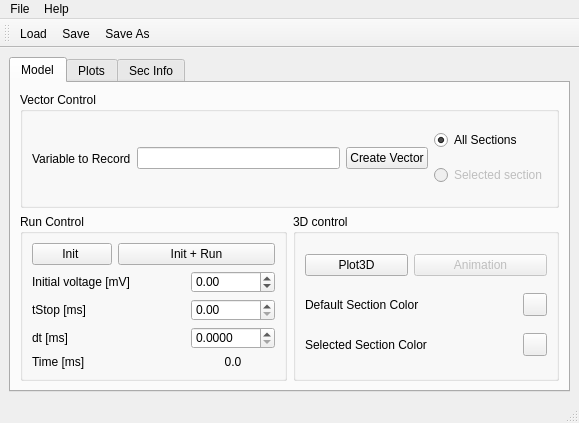
<?xml version="1.0" encoding="UTF-8"?>
<ui version="4.0">
 <class>MainWindow</class>
 <widget class="QMainWindow" name="MainWindow">
  <property name="geometry">
   <rect>
    <x>0</x>
    <y>0</y>
    <width>579</width>
    <height>423</height>
   </rect>
  </property>
  <property name="windowTitle">
   <string>Neuronvisio</string>
  </property>
  <widget class="QWidget" name="centralwidget">
   <layout class="QVBoxLayout" name="verticalLayout_2">
    <item>
     <widget class="QTabWidget" name="tabWidget">
      <property name="sizePolicy">
       <sizepolicy hsizetype="Preferred" vsizetype="Preferred">
        <horstretch>0</horstretch>
        <verstretch>0</verstretch>
       </sizepolicy>
      </property>
      <property name="currentIndex">
       <number>0</number>
      </property>
      <widget class="QWidget" name="tab">
       <attribute name="title">
        <string>Model</string>
       </attribute>
       <layout class="QVBoxLayout" name="verticalLayout_3">
        <item>
         <widget class="QGroupBox" name="groupBox_3">
          <property name="title">
           <string>Vector Control</string>
          </property>
          <layout class="QHBoxLayout" name="horizontalLayout">
           <item>
            <widget class="QLabel" name="label">
             <property name="text">
              <string>Variable to Record</string>
             </property>
            </widget>
           </item>
           <item>
            <widget class="QLineEdit" name="var"/>
           </item>
           <item>
            <widget class="QPushButton" name="create_vector">
             <property name="text">
              <string>Create Vector</string>
             </property>
            </widget>
           </item>
           <item>
            <layout class="QVBoxLayout" name="verticalLayout">
             <item>
              <widget class="QRadioButton" name="all_sections">
               <property name="text">
                <string>All Sections</string>
               </property>
               <property name="checked">
                <bool>true</bool>
               </property>
              </widget>
             </item>
             <item>
              <widget class="QRadioButton" name="selected_section">
               <property name="enabled">
                <bool>false</bool>
               </property>
               <property name="text">
                <string>Selected section</string>
               </property>
              </widget>
             </item>
            </layout>
           </item>
          </layout>
         </widget>
        </item>
        <item>
         <layout class="QHBoxLayout" name="horizontalLayout_3">
          <item>
           <widget class="QGroupBox" name="groupBox">
            <property name="styleSheet">
             <string>border-color: rgb(0, 0, 0);</string>
            </property>
            <property name="title">
             <string>Run Control</string>
            </property>
            <layout class="QGridLayout" name="gridLayout">
             <item row="0" column="0">
              <widget class="QPushButton" name="init_btn">
               <property name="text">
                <string>Init </string>
               </property>
              </widget>
             </item>
             <item row="0" column="1" colspan="2">
              <widget class="QPushButton" name="run_btn">
               <property name="text">
                <string>Init + Run</string>
               </property>
              </widget>
             </item>
             <item row="1" column="0" colspan="2">
              <widget class="QLabel" name="label_2">
               <property name="text">
                <string>Initial voltage [mV]</string>
               </property>
              </widget>
             </item>
             <item row="1" column="2">
              <widget class="QDoubleSpinBox" name="vSpinBox">
               <property name="toolTip">
                <string>Initial Voltage [mV]</string>
               </property>
               <property name="minimum">
                <double>-300.000000000000000</double>
               </property>
               <property name="maximum">
                <double>400.000000000000000</double>
               </property>
              </widget>
             </item>
             <item row="2" column="0">
              <widget class="QLabel" name="label_5">
               <property name="text">
                <string>tStop [ms]</string>
               </property>
              </widget>
             </item>
             <item row="2" column="2">
              <widget class="QDoubleSpinBox" name="tstopSpinBox">
               <property name="suffix">
                <string/>
               </property>
               <property name="maximum">
                <double>999999999.000000000000000</double>
               </property>
               <property name="singleStep">
                <double>0.010000000000000</double>
               </property>
              </widget>
             </item>
             <item row="3" column="0">
              <widget class="QLabel" name="label_6">
               <property name="text">
                <string>dt [ms]</string>
               </property>
              </widget>
             </item>
             <item row="3" column="2">
              <widget class="QDoubleSpinBox" name="dtSpinBox">
               <property name="decimals">
                <number>4</number>
               </property>
               <property name="singleStep">
                <double>0.000100000000000</double>
               </property>
              </widget>
             </item>
             <item row="4" column="0">
              <widget class="QLabel" name="label_7">
               <property name="text">
                <string>Time [ms]</string>
               </property>
              </widget>
             </item>
             <item row="4" column="2">
              <widget class="QLabel" name="time_label">
               <property name="enabled">
                <bool>true</bool>
               </property>
               <property name="text">
                <string>0.0</string>
               </property>
               <property name="alignment">
                <set>Qt::AlignCenter</set>
               </property>
              </widget>
             </item>
            </layout>
           </widget>
          </item>
          <item>
           <widget class="QGroupBox" name="groupBox_2">
            <property name="title">
             <string>3D control</string>
            </property>
            <property name="flat">
             <bool>false</bool>
            </property>
            <property name="checkable">
             <bool>false</bool>
            </property>
            <layout class="QGridLayout" name="gridLayout_2">
             <item row="0" column="0">
              <widget class="QPushButton" name="Plot3D">
               <property name="text">
                <string>Plot3D</string>
               </property>
              </widget>
             </item>
             <item row="0" column="1" colspan="2">
              <widget class="QPushButton" name="animation_btn">
               <property name="enabled">
                <bool>false</bool>
               </property>
               <property name="text">
                <string>Animation</string>
               </property>
               <property name="checkable">
                <bool>false</bool>
               </property>
              </widget>
             </item>
             <item row="1" column="0" colspan="2">
              <widget class="QLabel" name="label_4">
               <property name="text">
                <string>Default Section Color</string>
               </property>
              </widget>
             </item>
             <item row="1" column="2">
              <widget class="ColorButton" name="def_col_btn"/>
             </item>
             <item row="2" column="0" colspan="2">
              <widget class="QLabel" name="label_3">
               <property name="text">
                <string>Selected Section Color</string>
               </property>
              </widget>
             </item>
             <item row="2" column="2">
              <widget class="ColorButton" name="sel_col_btn"/>
             </item>
            </layout>
           </widget>
          </item>
         </layout>
        </item>
       </layout>
      </widget>
      <widget class="QWidget" name="tab_2">
       <attribute name="title">
        <string>Plots</string>
       </attribute>
       <layout class="QGridLayout" name="gridLayout_3">
        <item row="0" column="0">
         <layout class="QHBoxLayout" name="horizontalLayout_2">
          <item>
           <widget class="QPushButton" name="plot_vector_btn">
            <property name="text">
             <string>plot</string>
            </property>
           </widget>
          </item>
          <item>
           <widget class="QSpinBox" name="fig_num_spinBox">
            <property name="minimum">
             <number>1</number>
            </property>
           </widget>
          </item>
          <item>
           <widget class="QPushButton" name="legend">
            <property name="text">
             <string>legend</string>
            </property>
            <property name="checkable">
             <bool>true</bool>
            </property>
           </widget>
          </item>
          <item>
           <spacer name="horizontalSpacer">
            <property name="orientation">
             <enum>Qt::Horizontal</enum>
            </property>
            <property name="sizeHint" stdset="0">
             <size>
              <width>298</width>
              <height>20</height>
             </size>
            </property>
           </spacer>
          </item>
         </layout>
        </item>
        <item row="1" column="0">
         <widget class="QTreeWidget" name="treeWidget">
          <property name="sizePolicy">
           <sizepolicy hsizetype="Expanding" vsizetype="Expanding">
            <horstretch>0</horstretch>
            <verstretch>0</verstretch>
           </sizepolicy>
          </property>
          <property name="alternatingRowColors">
           <bool>true</bool>
          </property>
          <property name="selectionMode">
           <enum>QAbstractItemView::MultiSelection</enum>
          </property>
          <property name="columnCount">
           <number>2</number>
          </property>
          <column>
           <property name="text">
            <string>Vector</string>
           </property>
          </column>
          <column>
           <property name="text">
            <string>Details</string>
           </property>
          </column>
         </widget>
        </item>
       </layout>
      </widget>
      <widget class="QWidget" name="tab_3">
       <attribute name="title">
        <string>Sec Info</string>
       </attribute>
       <layout class="QGridLayout" name="gridLayout_4">
        <item row="0" column="0">
         <widget class="QLabel" name="sec_info_label">
          <property name="text">
           <string>No section selected.</string>
          </property>
          <property name="alignment">
           <set>Qt::AlignLeading|Qt::AlignLeft|Qt::AlignTop</set>
          </property>
         </widget>
        </item>
       </layout>
      </widget>
     </widget>
    </item>
   </layout>
  </widget>
  <widget class="QStatusBar" name="statusbar"/>
  <widget class="QMenuBar" name="menuBar">
   <property name="geometry">
    <rect>
     <x>0</x>
     <y>0</y>
     <width>579</width>
     <height>25</height>
    </rect>
   </property>
   <widget class="QMenu" name="menuFile">
    <property name="title">
     <string>File</string>
    </property>
    <addaction name="actionLoad"/>
    <addaction name="actionSave"/>
    <addaction name="actionQuit"/>
    <addaction name="actionSave_As"/>
   </widget>
   <widget class="QMenu" name="menuHelp">
    <property name="title">
     <string>Help</string>
    </property>
    <addaction name="actionAbout"/>
   </widget>
   <addaction name="menuFile"/>
   <addaction name="menuHelp"/>
  </widget>
  <widget class="QToolBar" name="toolBar">
   <property name="windowTitle">
    <string>toolBar</string>
   </property>
   <property name="toolButtonStyle">
    <enum>Qt::ToolButtonIconOnly</enum>
   </property>
   <attribute name="toolBarArea">
    <enum>TopToolBarArea</enum>
   </attribute>
   <attribute name="toolBarBreak">
    <bool>false</bool>
   </attribute>
   <addaction name="actionLoad"/>
   <addaction name="actionSave"/>
   <addaction name="actionSave_As"/>
  </widget>
  <action name="actionQuit">
   <property name="icon">
    <iconset resource="icons/res.qrc">
     <normaloff>:/icons/system-log-out.svg</normaloff>:/icons/system-log-out.svg</iconset>
   </property>
   <property name="text">
    <string>Quit</string>
   </property>
  </action>
  <action name="actionAbout">
   <property name="icon">
    <iconset resource="icons/res.qrc">
     <normaloff>:/icons/help-browser.svg</normaloff>:/icons/help-browser.svg</iconset>
   </property>
   <property name="text">
    <string>About</string>
   </property>
  </action>
  <action name="actionSave">
   <property name="icon">
    <iconset resource="icons/res.qrc">
     <normaloff>:/icons/document-save.svg</normaloff>:/icons/document-save.svg</iconset>
   </property>
   <property name="text">
    <string>Save</string>
   </property>
  </action>
  <action name="actionLoad">
   <property name="icon">
    <iconset resource="icons/res.qrc">
     <normaloff>:/icons/document-open.svg</normaloff>:/icons/document-open.svg</iconset>
   </property>
   <property name="text">
    <string>Load</string>
   </property>
  </action>
  <action name="actionSave_As">
   <property name="icon">
    <iconset resource="icons/res.qrc">
     <normaloff>:/icons/document-save-as.svg</normaloff>:/icons/document-save-as.svg</iconset>
   </property>
   <property name="text">
    <string>Save As ...</string>
   </property>
  </action>
 </widget>
 <customwidgets>
  <customwidget>
   <class>ColorButton</class>
   <extends>QToolButton</extends>
   <header>colorbutton</header>
  </customwidget>
 </customwidgets>
 <resources>
  <include location="icons/res.qrc"/>
 </resources>
 <connections>
  <connection>
   <sender>actionQuit</sender>
   <signal>activated()</signal>
   <receiver>MainWindow</receiver>
   <slot>close()</slot>
   <hints>
    <hint type="sourcelabel">
     <x>-1</x>
     <y>-1</y>
    </hint>
    <hint type="destinationlabel">
     <x>287</x>
     <y>193</y>
    </hint>
   </hints>
  </connection>
  <connection>
   <sender>animation_btn</sender>
   <signal>clicked()</signal>
   <receiver>Plot3D</receiver>
   <slot>click()</slot>
   <hints>
    <hint type="sourcelabel">
     <x>548</x>
     <y>224</y>
    </hint>
    <hint type="destinationlabel">
     <x>413</x>
     <y>227</y>
    </hint>
   </hints>
  </connection>
 </connections>
</ui>
